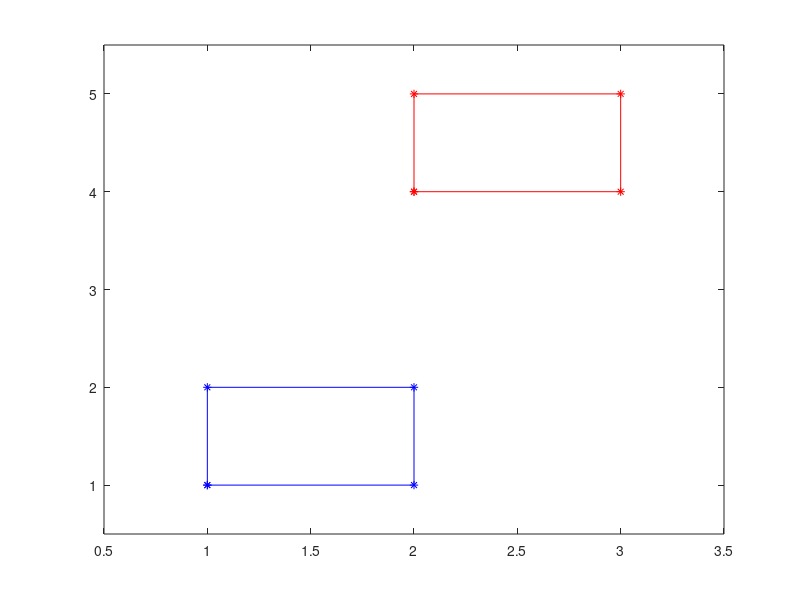

This figure's MATLAB source:
%++++++++++++++++++++++++++++++++++++++++++++++++++++++++++++++++++++++++++
%Exercise2:
d_x = 1;
%howmuchever you want to translate in horizongtal direction
d_y = 3;
%howmuchever you want to translate in vertical direction

%create the origninal box
%first row has horizontal coords,second row has veritical coords
my_points = [1 1 2 2 1;1 2 2 1 1];

%write code to plot the original box

fig1 = figure(1);
figure(fig1);
scatter(my_points(1,:),my_points(2,:));
plot(my_points(1,:),my_points(2,:),'b*-');
%write code to create Homo 2D Translattion Matrix my_trans using d_x and
%d_y
%add extra coord P =(px,py,ph),or x=(x,y,h),Catesian:x = (x/h,y/h),P' = T(tx,ty)P
my_trans = [1 0 d_x; 0 1 d_y; 0 0 1];

%Next, we perform the translation
%write code to convert my_points to the homogeneous system and store the
%result in hom_my_points, add '1' row
%since size return a mxn matrix size, m is # of row, n is # of cols
szdim2 = size(my_points,2);
one_row = ones(1,szdim2);
hom_my_points = [my_points(1,:);my_points(2,:);one_row];

%write code to perform translation in the homo system using my_trans
%and hom_my_points and store the result in trans_my_points

trans_my_points = my_trans*hom_my_points;
hold on;
%scatter(my_points(1,:),my_points(2,:));
%scatter(trans_my_points(1,:),trans_my_points(2,:));
plot(trans_my_points(1,:),trans_my_points(2,:),'r*-');
%write code to plot the Translated box which has to be domne in Cartesian
%cut out the X,Y points and ignore the 3rd dim
axis([0.5 3.5 0.5 5.5]);
hold off;